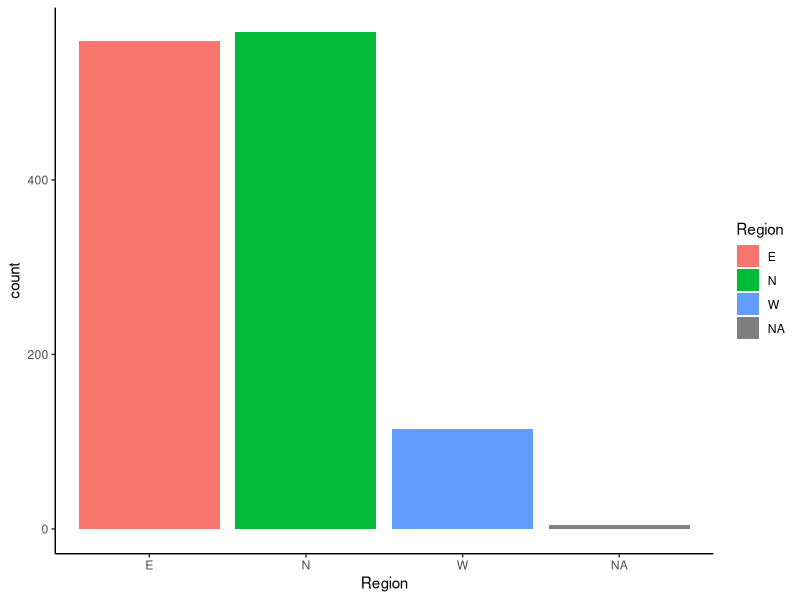
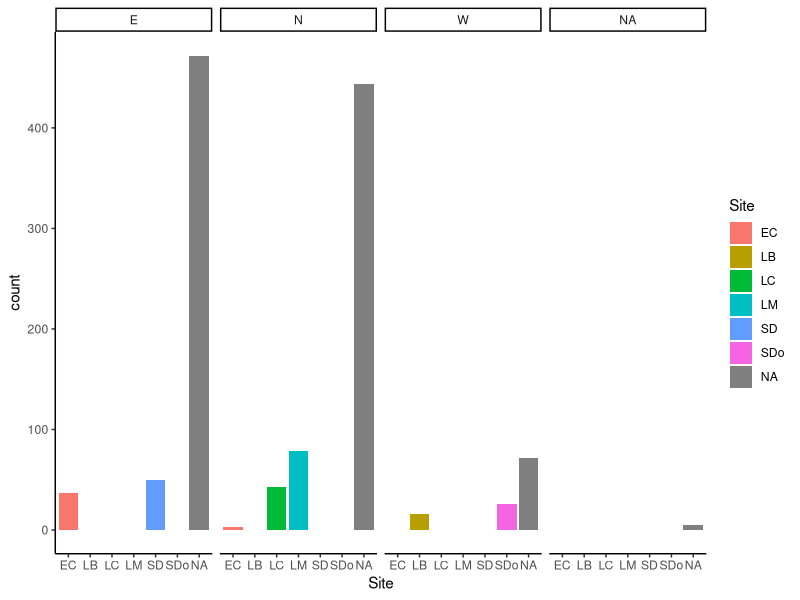

Here is the R script that generated these plots, in order:
rm(list=ls())
setwd("..")

library(tidyverse)
library(ggplot2)

field_data <- read_csv("./data/04_2024_field_datasheets_full.csv", na = c("N/A",""))

#cleaning raw field data so we can graph it
field_data_clean <- field_data %>%
  rename(QUBR_ID =`QUBR ID`) %>% #renaming QUBR_ID column to remove space
  rename(Recorder_name =`Name of recorder`) %>% #renaming recorder_name column to remove space
  mutate(Site = case_when(str_detect(Site, "[?]$") ==T ~ NA, #overriding column called Site, anywhere with a ? becomes NA
                          str_detect(Site, "[?]$") == F ~ Site)) %>%
  mutate(Region = case_when(str_detect(Region, "[?]") ==T ~ NA, #overriding column called Region, anywhere with a ? becomes NA
                          str_detect(Region, "[?]") == F ~ Region))

  


#creating bar graph
field_data_clean %>%
  ggplot() + #creates empty plot
  geom_bar(aes(x = Region, fill = Region)) + #plots Regions on the x axis and gives each their own color
  theme_classic() #removes gray background
#
field_data_clean %>%
  ggplot() + #creates empty plot
  geom_bar(aes(x = Site, fill = Site)) +
  theme_classic() +
  facet_grid(~Region) #nests sites within region

#load tissue transfer data
#explore tissue transfer data (what kinds of columns, NAs, left_join function to join by QUBR_ID column (same column name in both datasets))
